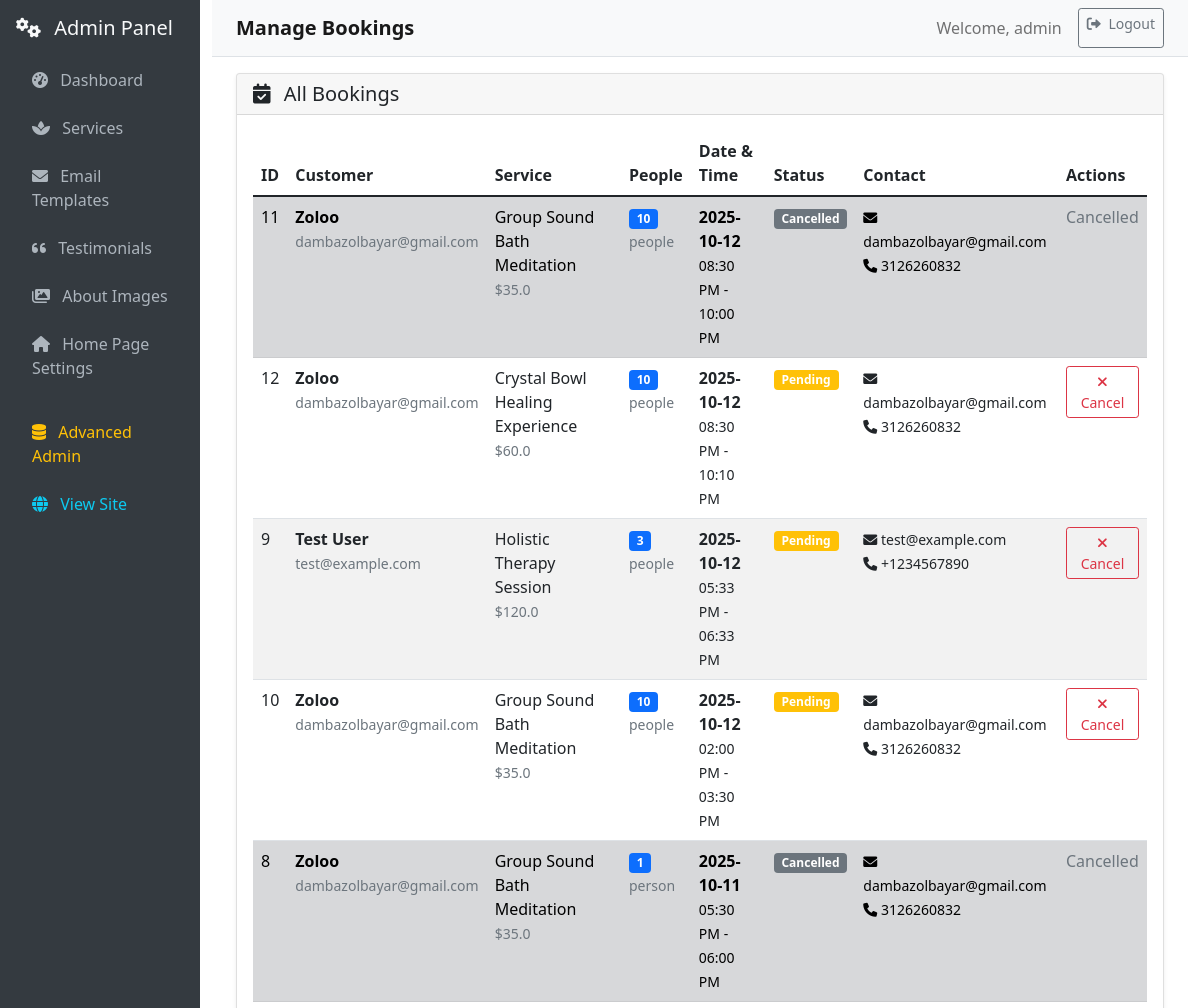
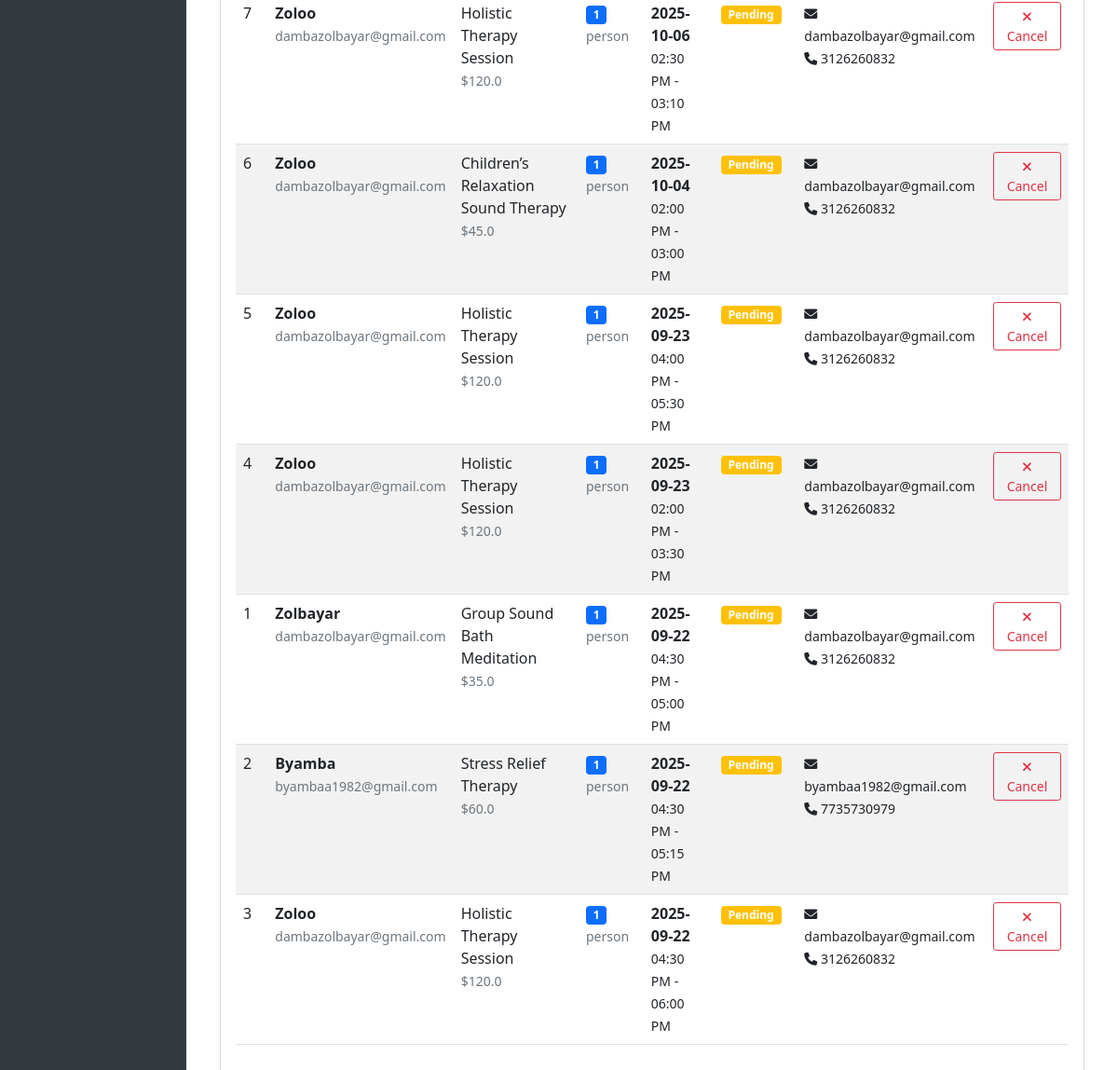
The page /web_admin/bookings (signed in) on the database as committed earlier (2 pictures, top to bottom).
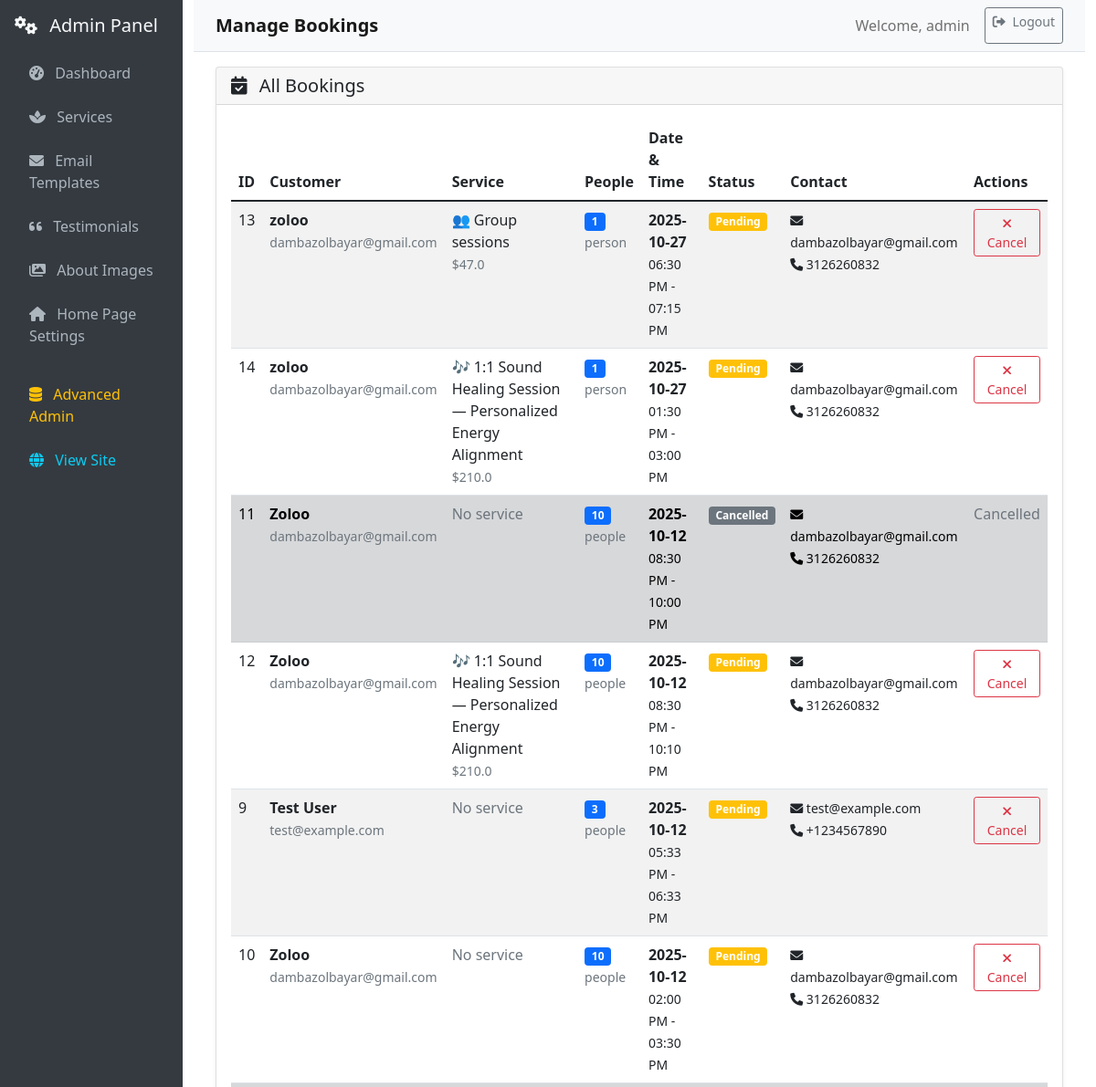
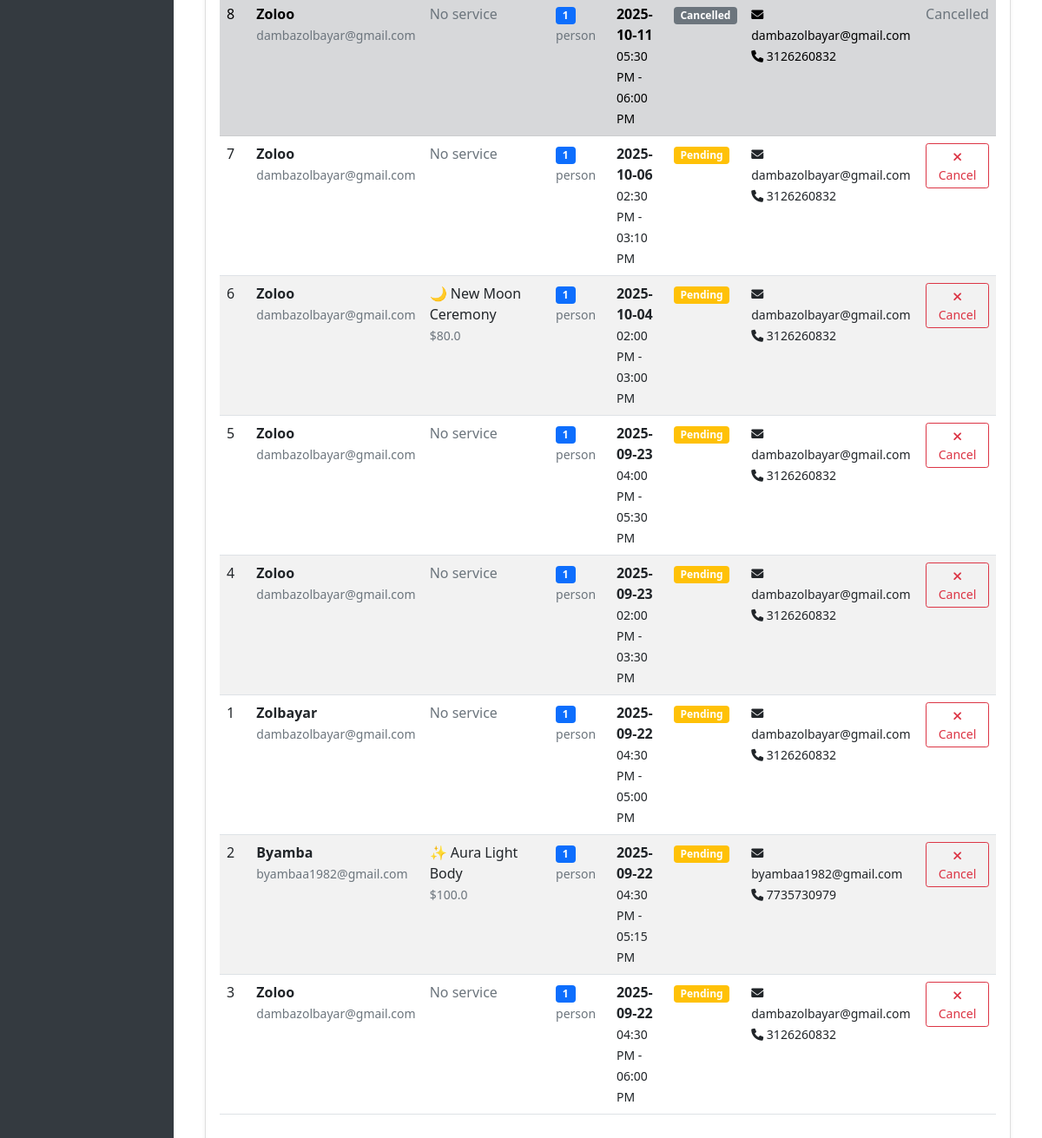
The same page on the database as committed later (2 pictures, top to bottom).
### db/models.py (models this page shows, shortened)
class User(db.Model, UserMixin):
    __tablename__ = 'users'
    id = db.Column(db.Integer, primary_key=True, autoincrement=True)
    is_paid = db.Column(db.Boolean, default=False)
    username = db.Column(db.String(80), nullable=False, unique=True)
    email = db.Column(db.String(120), nullable=False, unique=True)
    password = db.Column(db.String(128), nullable=False)
    role_id = db.Column(db.Integer, db.ForeignKey('roles.id'), nullable=False)
    role = db.relationship('Role', backref=db.backref('users', lazy=True))
    created_at = db.Column(db.DateTime, default=db.func.now())
    updated_at = db.Column(db.DateTime, default=db.func.now(), onupdate=db.func.now())

class Booking(db.Model):
    id = db.Column(db.Integer, primary_key=True)
    user_name = db.Column(db.String(100), nullable=False)
    email = db.Column(db.String(120), nullable=False)
    phone_number = db.Column(db.String(20), nullable=True)  # Added for SMS reminders
    start_time = db.Column(db.DateTime, nullable=False)
    end_time = db.Column(db.DateTime, nullable=False)
    status = db.Column(db.String(20), default='pending')  # pending, confirmed, cancelled
    admin_notes = db.Column(db.String(255), nullable=True)
    num_people = db.Column(db.Integer, default=1, nullable=False)  # Number of people in the booking (1-10)
    created_at = db.Column(db.DateTime, default=datetime.utcnow)
    service_id = db.Column(db.Integer, db.ForeignKey('services.id'), nullable=True)
    service = db.relationship("Service", backref="bookings")

class Service(db.Model):
    __tablename__ = "services"
    id = db.Column(db.Integer, primary_key=True)
    name = db.Column(db.String(100), nullable=False)
    description = db.Column(db.Text, nullable=True)
    price = db.Column(db.Float, nullable=False)
    duration = db.Column(db.Integer, nullable=False)  # Duration in minutes
    image_path = db.Column(db.String(255), nullable=True)  # Path to service image
    language = db.Column(db.String(3), nullable=False, default='ENG')  # ENG or MON

### routes/web_admin.py (the view)
@web_admin_bp.route('/bookings')
@admin_required
def admin_bookings():
    from db.models import Booking, Service
    bookings = Booking.query.order_by(Booking.start_time.desc()).all()
    return render_template('admin/bookings.html', bookings=bookings)

### routes/web_admin.py (called while the page is built)
def admin_required(f):
    @wraps(f)
    @login_required
    def decorated_function(*args, **kwargs):
        if not current_user.is_authenticated or current_user.role.name != 'admin':
            flash('Admin access required.', 'error')
            return redirect(url_for('main.home'))
        return f(*args, **kwargs)
    return decorated_function

### templates/admin/bookings.html (shortened to what this page needs)
{% extends "admin/base.html" %}
{% block page_title %}Manage Bookings{% endblock %}
{% block content %}
<div class="row">
    <div class="col-12">
        <div class="card">
            <div class="card-header">
                <h5 class="card-title mb-0">
                    <i class="fas fa-calendar-check me-2"></i>
                    All Bookings
                </h5>
            </div>
            <div class="card-body">
                {% if bookings %}
                <div class="table-responsive">
                    <table class="table table-striped">
                        <thead>
                            <tr>
                                <th>ID</th>
                                <th>Customer</th>
                                <th>Service</th>
                                <th>People</th>
                                <th>Date & Time</th>
                                <th>Status</th>
                                <th>Contact</th>
                                <th>Actions</th>
                            </tr>
                        </thead>
                        <tbody>
                            {% for booking in bookings %}
                            <tr class="{% if booking.status == 'cancelled' %}table-secondary{% elif booking.status == 'confirmed' %}table-success{% endif %}">
                                <td>{{ booking.id }}</td>
                                <td>
                                    <strong>{{ booking.user_name }}</strong>
                                    <br>
                                    <small class="text-muted">{{ booking.email }}</small>
                                </td>
                                <td>
                                    {% if booking.service %}
                                        {{ booking.service.name }}
                                        <br>
                                        <small class="text-muted">${{ booking.service.price }}</small>
                                    {% else %}
                                        <span class="text-muted">No service</span>
                                    {% endif %}
                                </td>
                                <td>
                                    <span class="badge bg-primary">{{ booking.num_people }}</span>
                                    <br>
                                    <small class="text-muted">{{ 'person' if booking.num_people == 1 else 'people' }}</small>
                                </td>
                                <td>
                                    <strong>{{ booking.start_time.strftime('%Y-%m-%d') }}</strong>
                                    <br>
                                    <small>{{ booking.start_time.strftime('%I:%M %p') }} - {{ booking.end_time.strftime('%I:%M %p') }}</small>
                                </td>
                                <td>
                                    {% if booking.status == 'pending' %}
                                        <span class="badge bg-warning">Pending</span>
                                    {% elif booking.status == 'confirmed' %}
                                        <span class="badge bg-success">Confirmed</span>
                                    {% elif booking.status == 'cancelled' %}
                                        <span class="badge bg-secondary">Cancelled</span>
                                    {% else %}
                                        <span class="badge bg-secondary">{{ booking.status.title() }}</span>
                                    {% endif %}
                                </td>
                                <td>
                                    <small>
                                        <i class="fas fa-envelope"></i> {{ booking.email }}
                                        {% if booking.phone_number %}
                                        <br>
                                        <i class="fas fa-phone"></i> {{ booking.phone_number }}
                                        {% endif %}
                                    </small>
                                </td>
                                <td>
                                    {% if booking.status != 'cancelled' %}
                                    <button class="btn btn-sm btn-outline-danger"
                                            onclick="confirmCancelBooking({{ booking.id }}, '{{ booking.user_name }}')">
                                        <i class="fas fa-times"></i> Cancel
                                    </button>
                                    {% else %}
                                    <span class="text-muted">Cancelled</span>
                                    {% endif %}
                                </td>
                            </tr>
                            {% endfor %}
                        </tbody>
                    </table>
                </div>
                {% else %}
                <div class="text-center py-4">
                    <i class="fas fa-calendar-times fa-3x text-muted mb-3"></i>
                    <h5 class="text-muted">No bookings found</h5>
                    <p class="text-muted">Bookings will appear here once customers start booking services.</p>
                </div>
                {% endif %}
            </div>
        </div>
    </div>
</div>
{% endblock %}

### templates/admin/base.html (shortened to what this page needs)
<!DOCTYPE html>
<html lang="en">
<head>
    <link href="https://cdn.jsdelivr.net/npm/bootstrap@5.1.3/dist/css/bootstrap.min.css" rel="stylesheet">
    <link href="https://cdnjs.cloudflare.com/ajax/libs/font-awesome/6.0.0/css/all.min.css" rel="stylesheet">
</head>
<body>
    <div class="container-fluid">
        <div class="row">
            <nav class="col-md-3 col-lg-2 sidebar p-3">
                <div class="mb-3">
                    <h5 class="text-light">
                        <i class="fas fa-cogs me-2"></i>
                        Admin Panel
                    </h5>
                </div>
                <ul class="nav flex-column">
                    <li class="nav-item">
                        <a class="nav-link {% if request.endpoint == 'web_admin_panel.web_admin_panel' %}active{% endif %}"
                           href="{{ url_for('web_admin_panel.web_admin_panel') }}">
                            <i class="fas fa-tachometer-alt me-2"></i>
                            Dashboard
                        </a>
                    </li>
                    <li class="nav-item">
                        <a class="nav-link {% if request.endpoint == 'web_admin_panel.admin_services' %}active{% endif %}"
                           href="{{ url_for('web_admin_panel.admin_services') }}">
                            <i class="fas fa-spa me-2"></i>
                            Services
                        </a>
                    </li>
                    <li class="nav-item">
                        <a class="nav-link {% if request.endpoint == 'web_admin_panel.admin_emails' %}active{% endif %}"
                           href="{{ url_for('web_admin_panel.admin_emails') }}">
                            <i class="fas fa-envelope me-2"></i>
                            Email Templates
                        </a>
                    </li>
                    <li class="nav-item">
                        <a class="nav-link {% if request.endpoint == 'web_admin_panel.admin_testimonials' %}active{% endif %}"
                           href="{{ url_for('web_admin_panel.admin_testimonials') }}">
                            <i class="fas fa-quote-left me-2"></i>
                            Testimonials
                        </a>
                    </li>
                    <li class="nav-item">
                        <a class="nav-link {% if request.endpoint in ['web_admin_panel.admin_about_images', 'web_admin_panel.edit_about_image', 'web_admin_panel.create_about_image'] %}active{% endif %}"
                           href="{{ url_for('web_admin_panel.admin_about_images') }}">
                            <i class="fas fa-images me-2"></i>
                            About Images
                        </a>
                    </li>
                    <li class="nav-item">
                        <a class="nav-link {% if request.endpoint == 'web_admin_panel.admin_settings' %}active{% endif %}"
                           href="{{ url_for('web_admin_panel.admin_settings') }}">
                            <i class="fas fa-home me-2"></i>
                            Home Page Settings
                        </a>
                    </li>
                    <li class="nav-item mt-3">
                        <a class="nav-link text-warning" href="/admin/">
                            <i class="fas fa-database me-2"></i>
                            Advanced Admin
                        </a>
                    </li>
                    <li class="nav-item">
                        <a class="nav-link text-info" href="{{ url_for('main.home') }}">
                            <i class="fas fa-globe me-2"></i>
                            View Site
                        </a>
                    </li>
                </ul>
            </nav>
            <main class="col-md-9 col-lg-10 main-content">
                <nav class="navbar navbar-expand-lg navbar-light bg-light border-bottom">
                    <div class="container-fluid">
                        <span class="navbar-brand mb-0 h1">
                            {% block page_title %}Admin Panel{% endblock %}
                        </span>
                        <div class="navbar-nav ms-auto">
                            <span class="navbar-text me-3">
                                Welcome, {{ current_user.username }}
                            </span>
                            <a class="btn btn-outline-secondary btn-sm" href="/api/logout" onclick="handleLogout(event)">
                                <i class="fas fa-sign-out-alt me-1"></i>
                                Logout
                            </a>
                        </div>
                    </div>
                </nav>
                <div class="container-fluid mt-3">
                    {% block content %}{% endblock %}
                </div>
            </main>
        </div>
    </div>
</body>
</html>

### templates/admin/base.html (style rules this page uses)
.sidebar { min-height: 100vh; background: #343a40; }
.sidebar .nav-link { color: #adb5bd; border-radius: 0.25rem; margin: 0.25rem 0; }
.main-content { min-height: 100vh; }
.navbar-brand { font-weight: bold; }
.card { box-shadow: 0 0.125rem 0.25rem rgba(0, 0, 0, 0.075); border: 1px solid rgba(0, 0, 0, 0.125); }

Rows that differ between the two databases and show on the page:
added Booking: id "13", user_name "zoloo", email "dambazolbayar@gmail.com", service.name "👥 Group sessions", service.price "47.0", num_people "1", num_people "person", start_time "2025-10-27", start_time "06:30 PM", end_time "07:15 PM", status "Pending", phone_number "3126260832"
added Booking: id "14", user_name "zoloo", email "dambazolbayar@gmail.com", service.name "🎶 1:1 Sound Healing Session — Personalized Energy Alignment", service.price "210.0", num_people "1", num_people "person", start_time "2025-10-27", start_time "01:30 PM", end_time "03:00 PM", status "Pending", phone_number "3126260832"
changed Booking "10:00 PM": service.name "Group Sound Bath Meditation" → (not shown); service.price "35.0" → (not shown); text "$" → "No service"
changed through a linked row, Booking "10:10 PM": service.name "Crystal Bowl Healing Experience" → "🎶 1:1 Sound Healing Session — Personalized Energy Alignment"; service.price "60.0" → "210.0"
changed Booking "Test User": service.name "Holistic Therapy Session" → (not shown); service.price "120.0" → (not shown); text "$" → "No service"
changed Booking id 10: service.name "Group Sound Bath Meditation" → (not shown); service.price "35.0" → (not shown); text "$" → "No service"
changed Booking id 8: service.name "Group Sound Bath Meditation" → (not shown); service.price "35.0" → (not shown); text "$" → "No service"
changed Booking "02:30 PM": service.name "Holistic Therapy Session" → (not shown); service.price "120.0" → (not shown); text "$" → "No service"
changed through a linked row, Booking id 6: service.name "Children’s Relaxation Sound Therapy" → "🌙 New Moon Ceremony"; service.price "45.0" → "80.0"
changed Booking "04:00 PM": service.name "Holistic Therapy Session" → (not shown); service.price "120.0" → (not shown); text "$" → "No service"
changed Booking id 4: service.name "Holistic Therapy Session" → (not shown); service.price "120.0" → (not shown); text "$" → "No service"
changed Booking "Zolbayar": service.name "Group Sound Bath Meditation" → (not shown); service.price "35.0" → (not shown); text "$" → "No service"
changed through a linked row, Booking "Byamba": service.name "Stress Relief Therapy" → "✨ Aura Light Body"; service.price "60.0" → "100.0"
changed Booking id 3: service.name "Holistic Therapy Session" → (not shown); service.price "120.0" → (not shown); text "$" → "No service"
